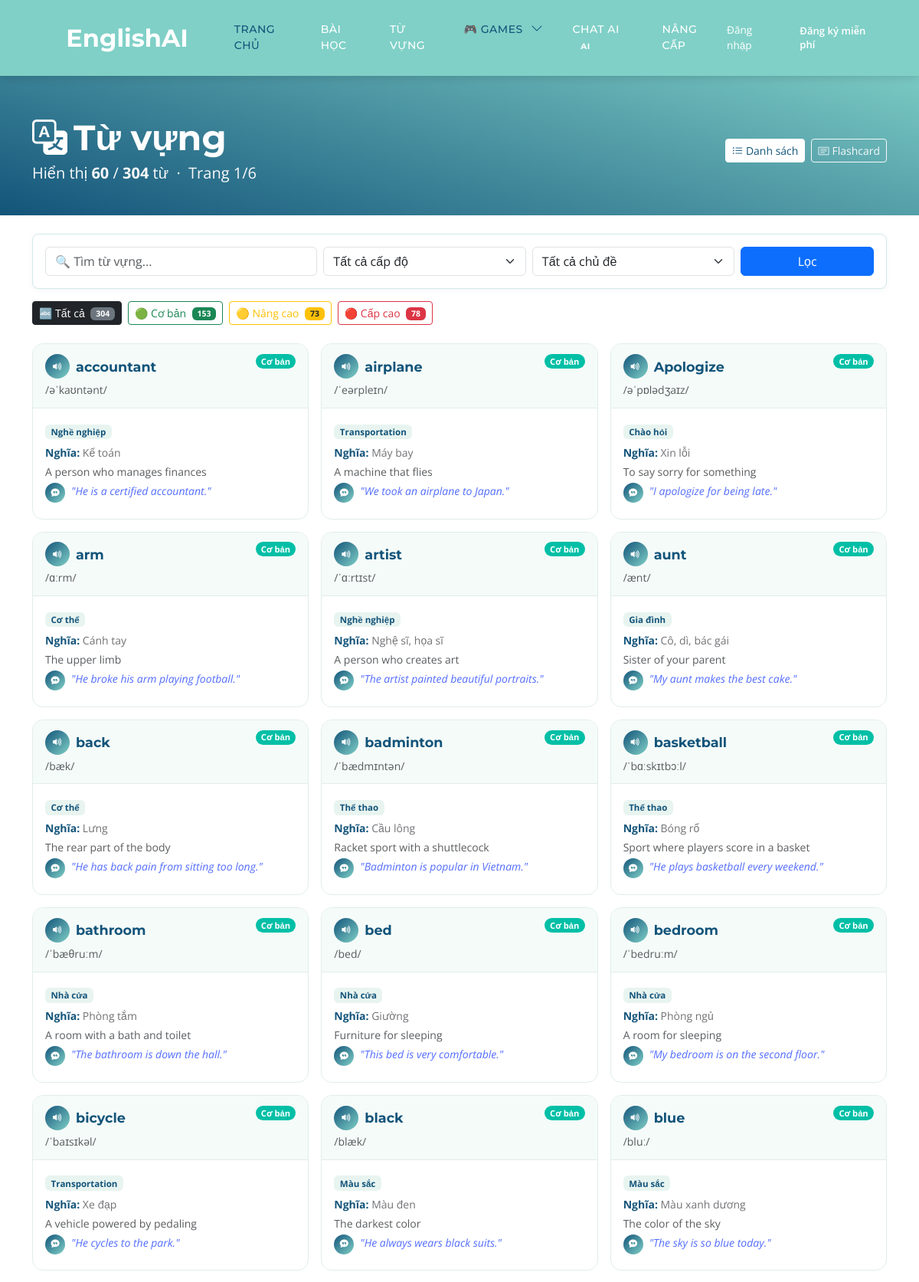
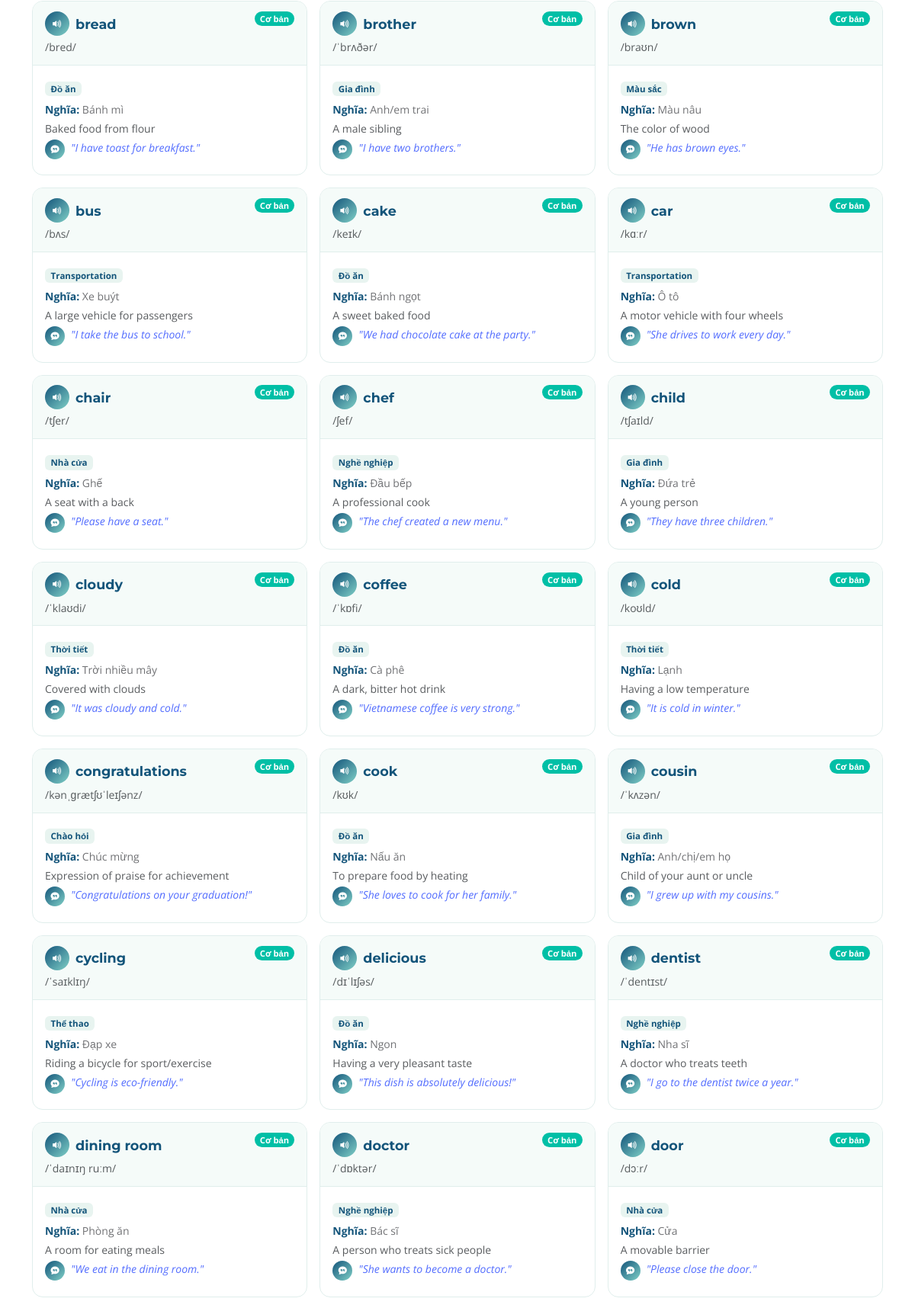
The app's page /tu-vung (upper part) with its own data (2 pictures, top to bottom).
### tables this page shows
CREATE TABLE vocabulary (
    id INT AUTO_INCREMENT PRIMARY KEY,
    word VARCHAR(100) NOT NULL,
    pronunciation VARCHAR(100),
    definition TEXT NOT NULL,
    example TEXT,
    translation VARCHAR(255),
    level ENUM('basic','advanced','premium') DEFAULT 'basic',
    category VARCHAR(100),
    created_at TIMESTAMP DEFAULT CURRENT_TIMESTAMP
);

### config/config.php (called while the page is built, shortened)
<?php
function getMembership(): string     { return $_SESSION['membership'] ?? 'basic'; }
function canAccessLevel(string $lv): bool {
    $m = ['basic'=>1,'advanced'=>2,'premium'=>3];
    return ($m[getMembership()]??1) >= ($m[$lv]??1);
}
function sanitize($d): string        { return htmlspecialchars(strip_tags(trim((string)$d))); }
function render(string $view, array $data = []): void {
    extract($data);
    $f = ROOT.'/app/views/'.$view.'.php';
    file_exists($f) ? require $f : die("View không tồn tại: $view");
}

### app/controllers/TuVungCtrl.php (called while the page is built, shortened)
<?php
require_once ROOT.'/config/config.php';
require_once ROOT.'/app/models/TuVung.php';
class TuVungCtrl {
    public function danhSach(): void {
        global $conn;
        $loc=['cap_do'=>sanitize($_GET['cap_do']??''),'chu_de'=>sanitize($_GET['chu_de']??''),'tim_kiem'=>sanitize($_GET['tim_kiem']??'')];
        $che_do=sanitize($_GET['che_do']??'danh-sach');
        $trang=max(1,(int)($_GET['trang']??1));
        $model=new TuVung($conn);
        $data=$model->danhSach($loc,$trang);
        render('tu_vung/danh_sach',['pageTitle'=>'Từ vựng – '.SITE_NAME,'tuVung'=>$data['danh_sach'],'tong'=>$data['tong'],'tongTrang'=>$data['tong_trang'],'trangHien'=>$data['trang_hien'],'demCapDo'=>$model->demCapDo($loc),'danhSachChuDe'=>$model->danhSachChuDe(),'loc'=>$loc,'cheDo'=>$che_do]);
    }
}

### app/models/TuVung.php (called while the page is built, shortened)
<?php
class TuVung {
    private $conn;
    public function __construct($conn) { $this->conn=$conn; }
    public function danhSach(array $loc=[],int $trang=1,int $soMoi=60): array {
        $w="WHERE 1";
        $thu_tu="FIELD(v.level,'basic','advanced','premium')";
        $offset=($trang-1)*$soMoi;
        $tong=(int)$this->conn->query("SELECT COUNT(*) c FROM vocabulary v $w")->fetch_assoc()['c'];
        $uid=isset($_SESSION['user_id'])?(int)$_SESSION['user_id']:0;
        $sql=$uid?"SELECT v.*,uv.status,uv.review_count FROM vocabulary v LEFT JOIN user_vocabulary uv ON v.id=uv.vocab_id AND uv.user_id=$uid $w ORDER BY $thu_tu,v.word LIMIT $soMoi OFFSET $offset"
                 :"SELECT v.*,NULL AS status,0 AS review_count FROM vocabulary v $w ORDER BY $thu_tu,v.word LIMIT $soMoi OFFSET $offset";
        $r=$this->conn->query($sql); $rows=[];
        while($row=$r->fetch_assoc())$rows[]=$row;
        return ['danh_sach'=>$rows,'tong'=>$tong,'tong_trang'=>(int)ceil($tong/$soMoi),'trang_hien'=>$trang];
    }
}

### app/views/tu_vung/danh_sach.php (the view, shortened to what this page needs)
<?php
$level   = $loc['cap_do']  ?? '';
$search  = $loc['tim_kiem']?? '';
$mode    = $cheDo ?? 'danh-sach';
$page    = $trangHien ?? 1;
$vocabArr   = $tuVung       ?? [];
$totalCount = $tong         ?? 0;
$totalPages = $tongTrang    ?? 1;
$counts     = [
    'basic'    => $demCapDo['basic']    ?? 0,
    'advanced' => $demCapDo['advanced'] ?? 0,
    'premium'  => $demCapDo['premium']  ?? 0,
];
$totalAll   = array_sum($counts);
$catVI = [
  'Academic'=>'Học thuật','Animals'=>'Động vật','Art'=>'Nghệ thuật',
  'Body'=>'Cơ thể','Business'=>'Kinh doanh','Character'=>'Tính cách',
  'Colors'=>'Màu sắc','Description'=>'Mô tả','Education'=>'Giáo dục',
  'Environment'=>'Môi trường','Family'=>'Gia đình','Food'=>'Đồ ăn',
  'Greetings'=>'Chào hỏi','Health'=>'Sức khỏe','Home'=>'Nhà cửa',
  'IELTS'=>'IELTS','Law & Politics'=>'Luật & Chính trị',
  'Literature'=>'Văn học','Medical'=>'Y tế','Nature'=>'Thiên nhiên',
  'Occupations'=>'Nghề nghiệp','Science'=>'Khoa học','Shopping'=>'Mua sắm',
  'Society'=>'Xã hội','Sports'=>'Thể thao','Technology'=>'Công nghệ',
  'Time'=>'Thời gian','TOEIC'=>'TOEIC','Travel'=>'Du lịch',
  'Weather'=>'Thời tiết','Work'=>'Công việc','General'=>'Chung',
];
function buildQ(array $override = []): string {
    $base = [
        'cap_do'   => $GLOBALS['level'],
        'chu_de'   => $GLOBALS['cat'],
        'tim_kiem' => $GLOBALS['search'],
        'che_do'   => $GLOBALS['mode'],
        'trang'    => $GLOBALS['page'],
    ];
    return http_build_query(array_merge($base, $override));
}
include ROOT.'/app/views/layout/header.php';
?>
<div class="site-header" style="padding-top:80px;padding-bottom:40px">
  <div class="container">
    <div class="d-flex justify-content-between align-items-center flex-wrap gap-2">
      <div>
        <h2 class="fw-bold text-white mb-1"><i class="bi bi-translate me-2"></i>Từ vựng</h2>
        <p class="text-light mb-0">
          Hiển thị <strong><?= count($vocabArr) ?></strong> / <strong><?= $totalCount ?></strong> từ
          &nbsp;·&nbsp; Trang <?= $page ?>/<?= $totalPages ?>
        </p>
      </div>
      <div class="d-flex gap-2">
        <a href="?<?= buildQ(['che_do'=>'danh-sach','trang'=>1]) ?>"
           class="btn btn-sm <?= $mode==='danh-sach'?'btn-white':'btn-outline-light' ?>">
          <i class="bi bi-list-ul me-1"></i>Danh sách
        </a>
        <a href="?<?= buildQ(['che_do'=>'flashcard','trang'=>1]) ?>"
           class="btn btn-sm <?= $mode==='flashcard'?'btn-white':'btn-outline-light' ?>">
          <i class="bi bi-card-text me-1"></i>Flashcard
        </a>
      </div>
    </div>
  </div>
</div>
<div class="container py-4">
  <div class="filter-bar p-3 mb-3 rounded-3">
    <form method="GET" class="row g-2 align-items-end">
      <div class="col-md-4">
        <input type="text" name="tim_kiem" class="form-control"
               placeholder="🔍 Tìm từ vựng..." value="<?= htmlspecialchars($search) ?>">
      </div>
      <div class="col-md-3">
        <select name="cap_do" class="form-select">
          <option value="">Tất cả cấp độ</option>
        </select>
      </div>
      <div class="col-md-3">
        <select name="chu_de" class="form-select">
          <option value="">Tất cả chủ đề</option>
        </select>
      </div>
      <div class="col-md-2">
        <button type="submit" class="btn btn-primary w-100">Lọc</button>
      </div>
    </form>
  </div>
  <div class="d-flex flex-wrap gap-2 mb-4">
    <a href="?<?= buildQ(['cap_do'=>'','trang'=>1]) ?>"
       class="btn btn-sm <?= $level===''?'btn-dark':'btn-outline-secondary' ?>">
      🔤 Tất cả <span class="badge bg-secondary ms-1"><?= $totalAll ?></span>
    </a>
    <a href="?<?= buildQ(['cap_do'=>'basic','trang'=>1]) ?>"
       class="btn btn-sm <?= $level==='basic'?'btn-success':'btn-outline-success' ?>">
      🟢 Cơ bản <span class="badge bg-success ms-1"><?= $counts['basic'] ?></span>
    </a>
    <a href="?<?= buildQ(['cap_do'=>'advanced','trang'=>1]) ?>"
       class="btn btn-sm <?= $level==='advanced'?'btn-warning':'btn-outline-warning' ?>">
      🟡 Nâng cao <span class="badge bg-warning text-dark ms-1"><?= $counts['advanced'] ?></span>
    </a>
    <a href="?<?= buildQ(['cap_do'=>'premium','trang'=>1]) ?>"
       class="btn btn-sm <?= $level==='premium'?'btn-danger':'btn-outline-danger' ?>">
      🔴 Cấp cao <span class="badge bg-danger ms-1"><?= $counts['premium'] ?></span>
    </a>
  </div>
<?php if ($mode === 'flashcard'): ?>
<?php if (empty($vocabArr)): ?>
  <div class="text-center py-5">
    <i class="bi bi-search fs-1 text-muted"></i>
    <h5 class="mt-3 text-muted">Không tìm thấy từ vựng</h5>
  </div>
<?php else: ?>
  <div class="text-center mb-3">
    <p class="text-muted small">Nhấn vào thẻ để lật · <?= count($vocabArr) ?> từ · <kbd>←</kbd><kbd>→</kbd> chuyển · <kbd>Space</kbd> lật · <kbd>P</kbd> phát âm</p>
  </div>
  <div class="d-flex flex-column align-items-center">
    <div class="flashcard-wrap" onclick="flipCard()">
      <div class="flashcard-inner" id="fcInner">
        <div class="flashcard-front">
          <div id="fcLevel" class="mb-2"></div>
          <h2 class="fc-word" id="fcWord"></h2>
          <div class="fc-pron mt-1" id="fcPron"></div>
          <button type="button" id="fcPronBtn"
                  onclick="event.stopPropagation(); sayWord(document.getElementById('fcWord').textContent, this, 0.75)"
                  class="pronounce-btn mt-3" title="Nghe phát âm (P)">
            <i class="bi bi-volume-up-fill"></i>
          </button>
          <div class="small mt-2 text-white opacity-60">Nhấn để xem nghĩa</div>
        </div>
        <div class="flashcard-back">
          <div class="fc-trans mb-2" id="fcTrans"></div>
          <div class="fc-def mb-1"   id="fcDef"></div>
          <div class="fc-ex"         id="fcEx"></div>
          <button type="button" id="fcExBtn"
                  onclick="event.stopPropagation(); var t=document.getElementById('fcEx').textContent.replace(/[\"\']/g,'').trim(); if(t) sayWord(t, this, 0.8);"
                  class="pronounce-btn mt-2" title="Nghe câu ví dụ">
            <i class="bi bi-chat-quote-fill"></i>
          </button>
        </div>
      </div>
    </div>
    <div class="d-flex gap-3 mt-4 align-items-center">
      <button class="btn btn-outline-secondary" onclick="prevCard()"><i class="bi bi-arrow-left"></i> Trước</button>
      <span class="text-muted" id="fcCounter">1 / <?= count($vocabArr) ?></span>
      <button class="btn btn-outline-primary" onclick="nextCard()">Tiếp <i class="bi bi-arrow-right"></i></button>
    </div>
    <?php if (isLoggedIn()): ?>
    <div class="d-flex gap-2 mt-3">
      <form method="POST" class="d-inline">
        <input type="hidden" name="tu_vung_id" id="markId1">
        <input type="hidden" name="trang_thai" value="learning">
        <button name="danh_dau" class="btn btn-warning btn-sm"><i class="bi bi-bookmark me-1"></i>Đang học</button>
      </form>
      <form method="POST" class="d-inline">
        <input type="hidden" name="tu_vung_id" id="markId2">
        <input type="hidden" name="trang_thai" value="learned">
        <button name="danh_dau" class="btn btn-success btn-sm"><i class="bi bi-check-circle me-1"></i>Đã thuộc</button>
      </form>
    </div>
    <?php endif; ?>
  </div>
  <script>
  var vocab = <?= json_encode($vocabArr) ?>;
  var idx = 0, flipped = false;
  var lvColor = {basic:'#00BFA6',advanced:'#F9A826',premium:'#536DFE'};
  var lvLabel = {basic:'Cơ bản',advanced:'Nâng cao',premium:'Cấp cao'};
  function showCard() {
    var v = vocab[idx];
    document.getElementById('fcLevel').innerHTML = '<span class="badge rounded-pill" style="background:'+lvColor[v.level]+'">'+(lvLabel[v.level]||v.level)+'</span>';
    document.getElementById('fcWord').textContent  = v.word;
    document.getElementById('fcPron').textContent  = v.pronunciation || '';
    document.getElementById('fcTrans').textContent = v.translation   || '';
    document.getElementById('fcDef').textContent   = v.definition    || '';
    document.getElementById('fcEx').textContent    = v.example ? '"'+v.example+'"' : '';
    document.getElementById('fcCounter').textContent = (idx+1)+' / '+vocab.length;
    if (document.getElementById('markId1')) document.getElementById('markId1').value = v.id;
    if (document.getElementById('markId2')) document.getElementById('markId2').value = v.id;
    flipped = false;
    document.getElementById('fcInner').style.transform = '';
  }
  function flipCard()  { flipped=!flipped; document.getElementById('fcInner').style.transform=flipped?'rotateY(180deg)':''; }
  function nextCard()  { idx=(idx+1)%vocab.length; showCard(); }
  function prevCard()  { idx=(idx-1+vocab.length)%vocab.length; showCard(); }
  document.addEventListener('keydown', function(e) {
    if (e.key==='ArrowRight') nextCard();
    if (e.key==='ArrowLeft')  prevCard();
    if (e.key===' ')          { e.preventDefault(); flipCard(); }
    if (e.key==='p'||e.key==='P') sayWord(vocab[idx].word, document.getElementById('fcPronBtn'), 0.75);
  });
  showCard();
  </script>
<?php endif; ?>
<?php else: ?>
<?php if (empty($vocabArr)): ?>
  <div class="text-center py-5">
    <i class="bi bi-search fs-1 text-muted"></i>
    <h5 class="mt-3 text-muted">Không tìm thấy từ vựng nào</h5>
    <a href="<?= BASE_URL ?>/tu-vung" class="btn btn-outline-primary mt-2">Xem tất cả</a>
  </div>
<?php else: ?>
  <div class="row g-3">
    <?php foreach ($vocabArr as $v):
      $locked  = !canAccessLevel($v['level']);
      $lvColor = ['basic'=>'#00BFA6','advanced'=>'#F9A826','premium'=>'#536DFE'];
      $lvLabel = ['basic'=>'Cơ bản','advanced'=>'Nâng cao','premium'=>'Cấp cao'];
    ?>
    <div class="col-md-6 col-lg-4">
      <div class="vocab-card h-100">
        <div class="vocab-card-header d-flex justify-content-between align-items-start gap-2">
          <div class="flex-grow-1">
            <div class="d-flex align-items-center gap-2">
              <?php if (!$locked): ?>
              <button class="pronounce-btn"
                      onclick="sayWord(<?= json_encode((string)$v['word']) ?>, this, 0.75)"
                      title="Nghe phát âm">
                <i class="bi bi-volume-up-fill"></i>
              </button>
              <?php endif; ?>
              <h6 class="vocab-word-big mb-0 <?= $locked?'blur-text':'' ?>">
                <?= $locked ? '●●●●●' : sanitize($v['word']) ?>
              </h6>
            </div>
            <?php if (!$locked && $v['pronunciation']): ?>
            <div class="text-muted small mt-1"><?= sanitize($v['pronunciation']) ?></div>
            <?php endif; ?>
          </div>
          <div class="d-flex flex-column align-items-end gap-1 flex-shrink-0">
            <span class="badge rounded-pill"
                  style="background:<?= $lvColor[$v['level']]??'#ccc' ?>;font-size:.7rem">
              <?= $lvLabel[$v['level']]??$v['level'] ?>
            </span>
          </div>
        </div>
        <div class="vocab-card-body">
          <?php if ($locked): ?>
            <p class="text-muted small mb-0">
              <a href="<?= BASE_URL ?>/nang-cap" class="fw-semibold" style="color:#536DFE">
                <i class="bi bi-lock me-1"></i>Nâng cấp để xem từ vựng cấp này
              </a>
            </p>
          <?php else: ?>
            <?php if ($v['category']): ?>
            <p class="mb-1">
              <span class="badge" style="background:#e8f4f0;color:#13547a;font-size:.72rem">
                <?= sanitize($catVI[$v['category']] ?? $v['category']) ?>
              </span>
            </p>
            <?php endif; ?>
            <p class="small mb-1"><strong style="color:#13547a">Nghĩa:</strong> <?= sanitize($v['translation']) ?></p>
            <p class="small text-muted mb-1"><?= sanitize($v['definition']) ?></p>
            <?php if ($v['example']): ?>
            <div class="d-flex align-items-start gap-2 mb-2">
              <button class="pronounce-btn flex-shrink-0"
                      style="width:26px;height:26px;font-size:.7rem"
                      onclick="sayWord(<?= json_encode((string)$v['example']) ?>, this, 0.8)"
                      title="Nghe câu ví dụ">
                <i class="bi bi-chat-quote-fill"></i>
              </button>
              <p class="small fst-italic mb-0" style="color:#536DFE">
                "<?= sanitize($v['example']) ?>"
              </p>
            </div>
            <?php endif; ?>
          <?php endif; ?>
        </div>
      </div>
    </div>
    <?php endforeach; ?>
  </div>
<?php endif; ?>
<?php endif; ?>
</div>
<?php include ROOT.'/app/views/layout/footer.php'; ?>

### records on screen
vocabulary: word "accountant", pronunciation "/əˈkaʊntənt/", level "Cơ bản", category "Nghề nghiệp", translation "Kế toán", definition "A person who manages finances", example "He is a certified accountant."
vocabulary: word "airplane", pronunciation "/ˈeərpleɪn/", level "Cơ bản", category "Transportation", translation "Máy bay", definition "A machine that flies", example "We took an airplane to Japan."
vocabulary: word "Apologize", pronunciation "/əˈpɒlədʒaɪz/", level "Cơ bản", category "Chào hỏi", translation "Xin lỗi", definition "To say sorry for something", example "I apologize for being late."
vocabulary: word "arm", pronunciation "/ɑːrm/", level "Cơ bản", category "Cơ thể", translation "Cánh tay", definition "The upper limb", example "He broke his arm playing football."
vocabulary: word "artist", pronunciation "/ˈɑːrtɪst/", level "Cơ bản", category "Nghề nghiệp", translation "Nghệ sĩ, họa sĩ", definition "A person who creates art", example "The artist painted beautiful portraits."
vocabulary: word "aunt", pronunciation "/ænt/", level "Cơ bản", category "Gia đình", translation "Cô, dì, bác gái", definition "Sister of your parent", example "My aunt makes the best cake."
vocabulary: word "back", pronunciation "/bæk/", level "Cơ bản", category "Cơ thể", translation "Lưng", definition "The rear part of the body", example "He has back pain from sitting too long."
vocabulary: word "badminton", pronunciation "/ˈbædmɪntən/", level "Cơ bản", category "Thể thao", translation "Cầu lông", definition "Racket sport with a shuttlecock", example "Badminton is popular in Vietnam."
vocabulary: word "basketball", pronunciation "/ˈbɑːskɪtbɔːl/", level "Cơ bản", category "Thể thao", translation "Bóng rổ", definition "Sport where players score in a basket", example "He plays basketball every weekend."
vocabulary: word "bathroom", pronunciation "/ˈbæθruːm/", level "Cơ bản", category "Nhà cửa", translation "Phòng tắm", definition "A room with a bath and toilet", example "The bathroom is down the hall."
vocabulary: word "bed", pronunciation "/bed/", level "Cơ bản", category "Nhà cửa", translation "Giường", definition "Furniture for sleeping", example "This bed is very comfortable."
vocabulary: word "bedroom", pronunciation "/ˈbedruːm/", level "Cơ bản", category "Nhà cửa", translation "Phòng ngủ", definition "A room for sleeping", example "My bedroom is on the second floor."
vocabulary: word "bicycle", pronunciation "/ˈbaɪsɪkəl/", level "Cơ bản", category "Transportation", translation "Xe đạp", definition "A vehicle powered by pedaling", example "He cycles to the park."
vocabulary: word "black", pronunciation "/blæk/", level "Cơ bản", category "Màu sắc", translation "Màu đen", definition "The darkest color", example "He always wears black suits."
vocabulary: word "blue", pronunciation "/bluː/", level "Cơ bản", category "Màu sắc", translation "Màu xanh dương", definition "The color of the sky", example "The sky is so blue today."
vocabulary: word "bread", pronunciation "/bred/", level "Cơ bản", category "Đồ ăn", translation "Bánh mì", definition "Baked food from flour", example "I have toast for breakfast."
vocabulary: word "brother", pronunciation "/ˈbrʌðər/", level "Cơ bản", category "Gia đình", translation "Anh/em trai", definition "A male sibling", example "I have two brothers."
vocabulary: word "brown", pronunciation "/braʊn/", level "Cơ bản", category "Màu sắc", translation "Màu nâu", definition "The color of wood", example "He has brown eyes."
vocabulary: word "bus", pronunciation "/bʌs/", level "Cơ bản", category "Transportation", translation "Xe buýt", definition "A large vehicle for passengers", example "I take the bus to school."
vocabulary: word "cake", pronunciation "/keɪk/", level "Cơ bản", category "Đồ ăn", translation "Bánh ngọt", definition "A sweet baked food", example "We had chocolate cake at the party."
vocabulary: word "car", pronunciation "/kɑːr/", level "Cơ bản", category "Transportation", translation "Ô tô", definition "A motor vehicle with four wheels", example "She drives to work every day."
vocabulary: word "chair", pronunciation "/tʃer/", level "Cơ bản", category "Nhà cửa", translation "Ghế", definition "A seat with a back", example "Please have a seat."
vocabulary: word "chef", pronunciation "/ʃef/", level "Cơ bản", category "Nghề nghiệp", translation "Đầu bếp", definition "A professional cook", example "The chef created a new menu."
vocabulary: word "child", pronunciation "/tʃaɪld/", level "Cơ bản", category "Gia đình", translation "Đứa trẻ", definition "A young person", example "They have three children."
vocabulary: word "cloudy", pronunciation "/ˈklaʊdi/", level "Cơ bản", category "Thời tiết", translation "Trời nhiều mây", definition "Covered with clouds", example "It was cloudy and cold."
vocabulary: word "coffee", pronunciation "/ˈkɒfi/", level "Cơ bản", category "Đồ ăn", translation "Cà phê", definition "A dark, bitter hot drink", example "Vietnamese coffee is very strong."
vocabulary: word "cold", pronunciation "/koʊld/", level "Cơ bản", category "Thời tiết", translation "Lạnh", definition "Having a low temperature", example "It is cold in winter."
vocabulary: word "congratulations", pronunciation "/kənˌɡrætʃʊˈleɪʃənz/", level "Cơ bản", category "Chào hỏi", translation "Chúc mừng", definition "Expression of praise for achievement", example "Congratulations on your graduation!"
vocabulary: word "cook", pronunciation "/kʊk/", level "Cơ bản", category "Đồ ăn", translation "Nấu ăn", definition "To prepare food by heating", example "She loves to cook for her family."
vocabulary: word "cousin", pronunciation "/ˈkʌzən/", level "Cơ bản", category "Gia đình", translation "Anh/chị/em họ", definition "Child of your aunt or uncle", example "I grew up with my cousins."
vocabulary: word "cycling", pronunciation "/ˈsaɪklɪŋ/", level "Cơ bản", category "Thể thao", translation "Đạp xe", definition "Riding a bicycle for sport/exercise", example "Cycling is eco-friendly."
vocabulary: word "delicious", pronunciation "/dɪˈlɪʃəs/", level "Cơ bản", category "Đồ ăn", translation "Ngon", definition "Having a very pleasant taste", example "This dish is absolutely delicious!"
vocabulary: word "dentist", pronunciation "/ˈdentɪst/", level "Cơ bản", category "Nghề nghiệp", translation "Nha sĩ", definition "A doctor who treats teeth", example "I go to the dentist twice a year."
vocabulary: word "dining room", pronunciation "/ˈdaɪnɪŋ ruːm/", level "Cơ bản", category "Nhà cửa", translation "Phòng ăn", definition "A room for eating meals", example "We eat in the dining room."
vocabulary: word "doctor", pronunciation "/ˈdɒktər/", level "Cơ bản", category "Nghề nghiệp", translation "Bác sĩ", definition "A person who treats sick people", example "She wants to become a doctor."
vocabulary: word "door", pronunciation "/dɔːr/", level "Cơ bản", category "Nhà cửa", translation "Cửa", definition "A movable barrier", example "Please close the door."

### other values on screen
SITE_NAME "EnglishAI"
count($vocabArr) "60"
$totalCount "304"
$page "1"
$totalPages "6"
$totalAll "304"
$counts['basic'] "153"
$counts['advanced'] "73"
$counts['premium'] "78"
